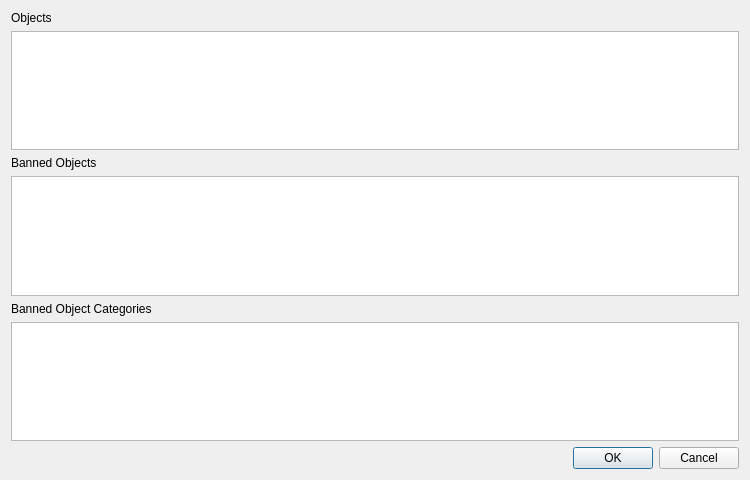
<?xml version="1.0" encoding="UTF-8"?>
<ui version="4.0">
 <class>ObjectSelector</class>
 <widget class="QDialog" name="ObjectSelector">
  <property name="geometry">
   <rect>
    <x>0</x>
    <y>0</y>
    <width>750</width>
    <height>480</height>
   </rect>
  </property>
  <property name="windowTitle">
   <string>Select Objects</string>
  </property>
  <layout class="QVBoxLayout" name="verticalLayout">
   <item>
    <widget class="QLabel" name="labelObjects">
     <property name="text">
      <string>Objects</string>
     </property>
    </widget>
   </item>
   <item>
    <widget class="QTableWidget" name="tableWidgetObjects"/>
   </item>
   <item>
    <widget class="QLabel" name="labelBannedObjects">
     <property name="text">
      <string>Banned Objects</string>
     </property>
    </widget>
   </item>
   <item>
    <widget class="QTableWidget" name="tableWidgetBannedObjects"/>
   </item>
   <item>
    <widget class="QLabel" name="labelBannedObjectCategories">
     <property name="text">
      <string>Banned Object Categories</string>
     </property>
    </widget>
   </item>
   <item>
    <widget class="QTableWidget" name="tableWidgetBannedObjectCategories"/>
   </item>
   <item>
    <widget class="QDialogButtonBox" name="buttonBoxResult">
     <property name="standardButtons">
      <set>QDialogButtonBox::Cancel|QDialogButtonBox::Ok</set>
     </property>
    </widget>
   </item>
  </layout>
 </widget>
 <resources/>
 <connections/>
</ui>
